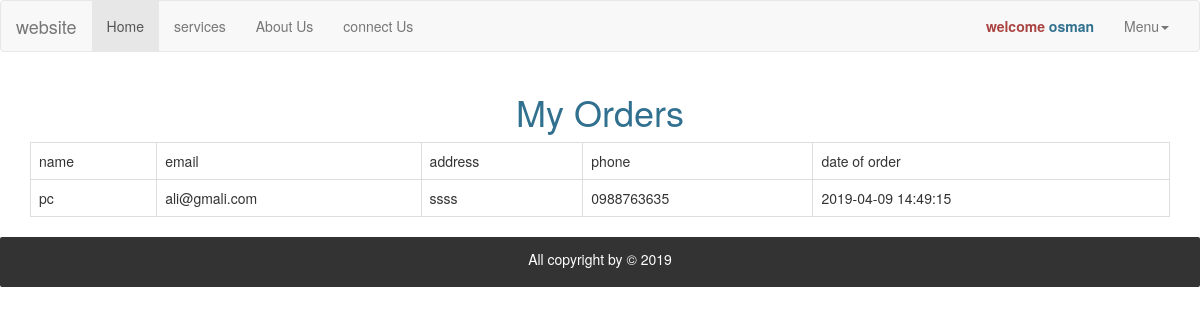
Page /ordres.php (signed in) on the committed database.
### tables this page shows
CREATE TABLE `orders` (
  `order_id` int(11) NOT NULL,
  `serv_id` int(11) NOT NULL,
  `me_id` int(11) NOT NULL,
  `names` varchar(100) NOT NULL,
  `phone` varchar(199) NOT NULL,
  `locations` varchar(100) NOT NULL,
  `email` varchar(250) NOT NULL,
  `create_at` timestamp NOT NULL DEFAULT CURRENT_TIMESTAMP ON UPDATE CURRENT_TIMESTAMP
);

### actions.php (called while the page is built, shortened)
<?php
function ckeckemp($user){
    global $con;
      $stmt=$con->prepare("SELECT name
      , groups FROM members where name=? and groups=0");
      $stmt->execute(array($user));
     $count=$stmt->rowcount();
     return $count;
  }

### ordres.php (the view, shortened to what this page needs)
<?php
include 'init.php';
$ckeckemp=ckeckemp($_SESSION['user']);
if($ckeckemp){
    $stmt=$con->prepare("SELECT * from orders where me_id=?");
		 $stmt->bindparam(1,$_SESSION['id']);
		 $stmt->execute();
         $data=$stmt->fetchall();
         $count=$stmt->rowcount();
     ?>
      <div class="container">
       <h1 class="text-center text-info">My Orders</h1>
      <table class="table table-bordered table-hover">
        <tr>
          <td>name</td>
          <td>email</td>
          <td>address</td>
          <td>phone</td>
          <td>date of order</td>
        </tr>
          <?php
             if($count>0){?>
                          <?php foreach($data as $d):?>
          <tr>
              <td><?php echo $d['names'] ?></td>
              <td><?php echo $d['email'] ?></td>
              <td><?php echo $d['locations'] ?></td>
              <td><?php echo $d['phone'] ?></td>
              <td><?php echo $d['create_at'] ?></td>
          </tr>
<?php endforeach; ?>
            <?php }
             else{?>
               <tr>
                  <td colspan="4"><b class="text-danger">not have order</b></td>
                 </tr>
             <?php }
          ?>
      </table>
      </div>
    <?php
}
include 'include/footer.php';
?>

### rows in the picture
orders: names "pc", email "ali@gmali.com", locations "ssss", phone "0988763635", create_at "2019-04-09 14:49:15"

### other values in the picture
$_SESSION['user'] "osman"
